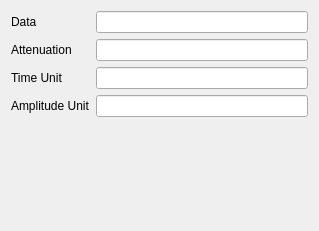
<?xml version="1.0" encoding="UTF-8"?>
<ui version="4.0">
 <class>sf::AscanPropertyPage</class>
 <widget class="sf::PropertyPage" name="sf::AscanPropertyPage">
  <property name="geometry">
   <rect>
    <x>0</x>
    <y>0</y>
    <width>319</width>
    <height>231</height>
   </rect>
  </property>
  <property name="windowTitle">
   <string>AscanPropertyPage</string>
  </property>
  <layout class="QFormLayout" name="formLayout_2">
   <item row="0" column="0">
    <widget class="QLabel" name="lblData">
     <property name="toolTip">
      <string>Id for the copy data used for the graph.</string>
     </property>
     <property name="statusTip">
      <string>Id of the variable.</string>
     </property>
     <property name="text">
      <string>Data</string>
     </property>
     <property name="buddy">
      <cstring>iieIdData</cstring>
     </property>
    </widget>
   </item>
   <item row="0" column="1">
    <widget class="sf::InformationIdEdit" name="iieIdData">
     <property name="minimumSize">
      <size>
       <width>100</width>
       <height>0</height>
      </size>
     </property>
     <property name="alignment">
      <set>Qt::AlignRight|Qt::AlignTrailing|Qt::AlignVCenter</set>
     </property>
     <property name="typeId">
      <enum>sf::Gii::ResultData</enum>
     </property>
    </widget>
   </item>
   <item row="1" column="0">
    <widget class="QLabel" name="lblAttenuation">
     <property name="toolTip">
      <string>Id for the index data used for the graph.</string>
     </property>
     <property name="statusTip">
      <string>Control cannot be used to change the value.</string>
     </property>
     <property name="text">
      <string>Attenuation</string>
     </property>
    </widget>
   </item>
   <item row="1" column="1">
    <widget class="sf::InformationIdEdit" name="iieIdAttenuation">
     <property name="minimumSize">
      <size>
       <width>100</width>
       <height>0</height>
      </size>
     </property>
     <property name="alignment">
      <set>Qt::AlignRight|Qt::AlignTrailing|Qt::AlignVCenter</set>
     </property>
     <property name="typeId">
      <enum>sf::Gii::Variable</enum>
     </property>
    </widget>
   </item>
   <item row="2" column="0">
    <widget class="QLabel" name="lblTimeUnit">
     <property name="toolTip">
      <string>Id for the time unit used in the graph.</string>
     </property>
     <property name="statusTip">
      <string>Show the converted unit.</string>
     </property>
     <property name="text">
      <string>Time Unit</string>
     </property>
    </widget>
   </item>
   <item row="2" column="1">
    <widget class="sf::InformationIdEdit" name="iieIdTimeUnit">
     <property name="minimumSize">
      <size>
       <width>100</width>
       <height>0</height>
      </size>
     </property>
     <property name="alignment">
      <set>Qt::AlignRight|Qt::AlignTrailing|Qt::AlignVCenter</set>
     </property>
    </widget>
   </item>
   <item row="3" column="0">
    <widget class="QLabel" name="lblAmplitude">
     <property name="toolTip">
      <string>Id for the amplitude unit used in the graph.</string>
     </property>
     <property name="statusTip">
      <string>Show the converted unit.</string>
     </property>
     <property name="text">
      <string>Amplitude Unit</string>
     </property>
    </widget>
   </item>
   <item row="3" column="1">
    <widget class="sf::InformationIdEdit" name="iieIdAmplitudeUnit">
     <property name="minimumSize">
      <size>
       <width>100</width>
       <height>0</height>
      </size>
     </property>
     <property name="toolTip">
      <string>Id for the time unit used in the graph.</string>
     </property>
     <property name="alignment">
      <set>Qt::AlignRight|Qt::AlignTrailing|Qt::AlignVCenter</set>
     </property>
    </widget>
   </item>
  </layout>
 </widget>
 <customwidgets>
  <customwidget>
   <class>sf::InformationIdEdit</class>
   <extends>QLineEdit</extends>
   <header>gii/qt/InformationIdEdit.h</header>
  </customwidget>
  <customwidget>
   <class>sf::PropertyPage</class>
   <extends>QWidget</extends>
   <header>misc/qt/PropertyPage.h</header>
   <container>1</container>
  </customwidget>
 </customwidgets>
 <resources/>
 <connections/>
</ui>
